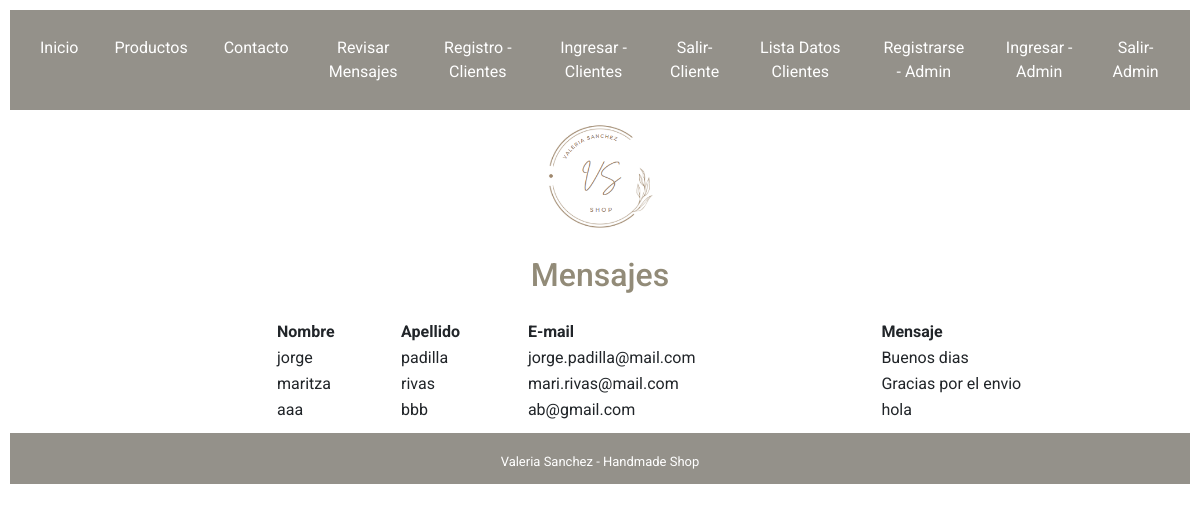
The page /mostrar_mensaje/ (signed in) on the database as committed earlier.
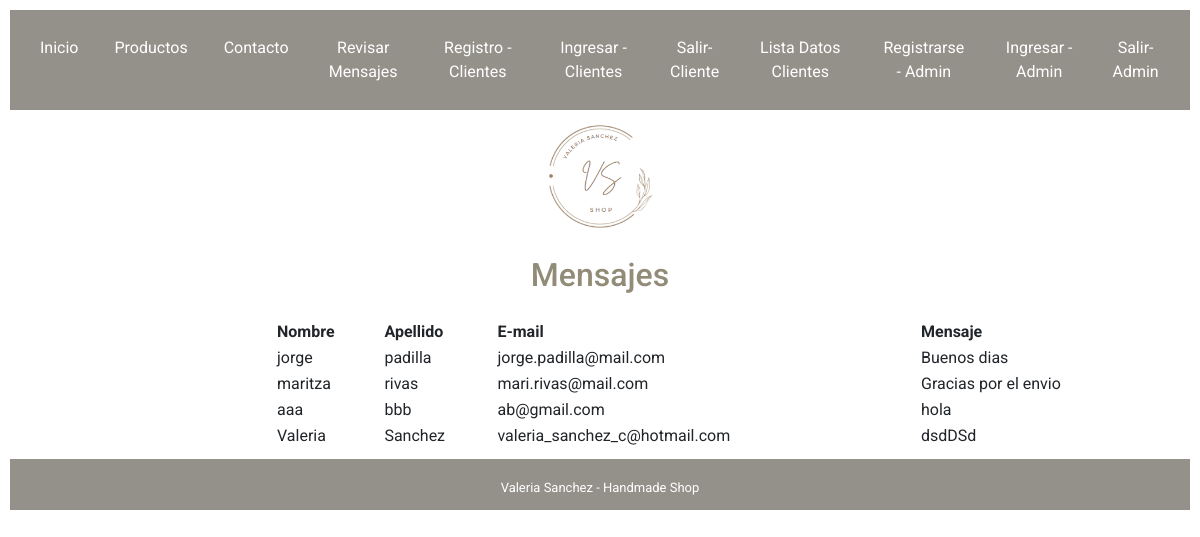
The same page on the database as committed later.
### aplicacion1/models.py (models this page shows)
class Mensaje(models.Model):
    nombre=models.CharField(max_length=50, null=False)
    apellido=models.CharField(max_length=100, null=False)
    email=models.EmailField()
    mensaje=models.CharField(max_length=500, null=False)

### aplicacion1/views.py (the view)
# urls.py: path('mostrar_mensaje/', views.mostrar_mensaje, name='mostrar_mensaje'),
@login_required
def mostrar_mensaje (request):
    mensaje=Mensaje.objects.all()
    return render (request,'aplicacion1/mensajes.html',{"data":mensaje})

### aplicacion1/templates/aplicacion1/mensajes.html (shortened to what this page needs)
{%extends 'base_layout.html'%}{%block content%}
<body >
<div id="tabla_mensajes">
<header>
  <h1>Mensajes</h1>
</header>
    <table id="example" class="stripe" style="width:75%; margin-left: 23%">
      <thead>
        <tr>
          <th>Nombre</th>
          <th>Apellido</th>
          <th>E-mail</th>
          <th>Mensaje</th>
        </tr>
      </thead>
      {% for men in data %}
      <tbody>
        <tr>
          <td>{{men.nombre}}</td>
          <td>{{men.apellido}}</td>
          <td>{{men.email}}</td>
          <td>{{men.mensaje}}</td>
        </tr>
      </tbody>
      {% endfor %}
    </table>
</div>
</body>
</html>
{%endblock content%}

Rows that differ between the two databases and show on the page:
added Mensaje: nombre "Valeria", apellido "Sanchez", email "valeria_sanchez_c@hotmail.com", mensaje "dsdDSd"
